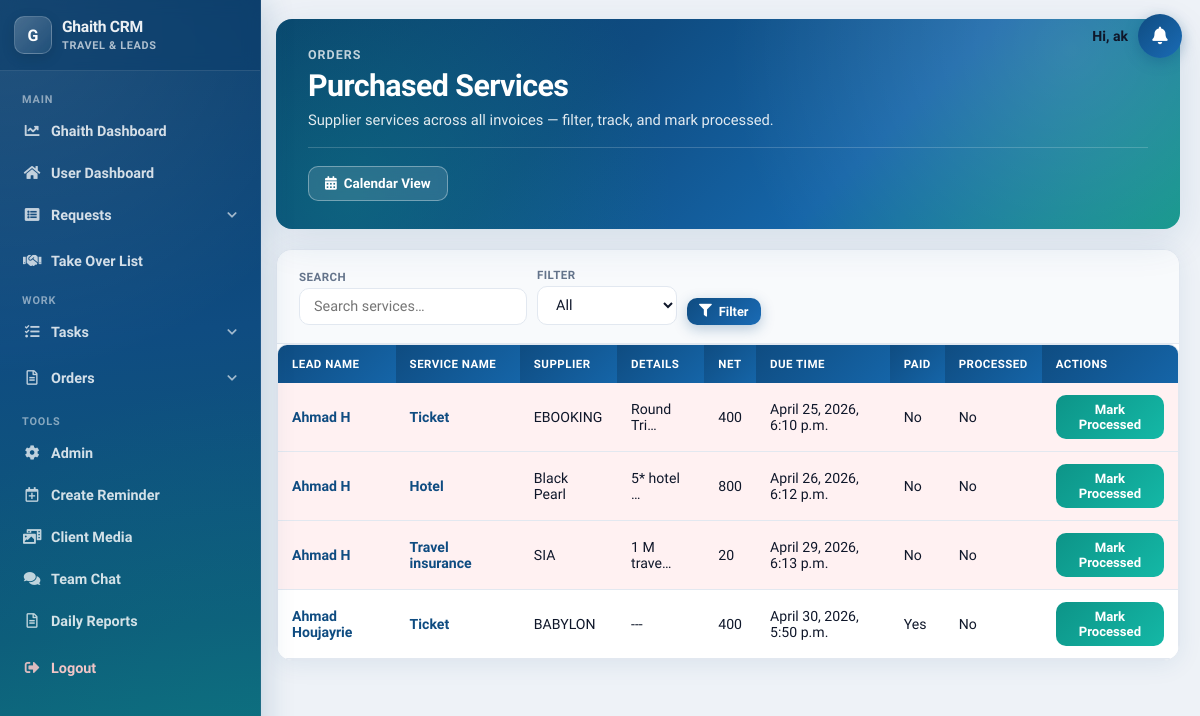
/tasks/services/purchased/ (signed in), run on an earlier commit of the app's database.
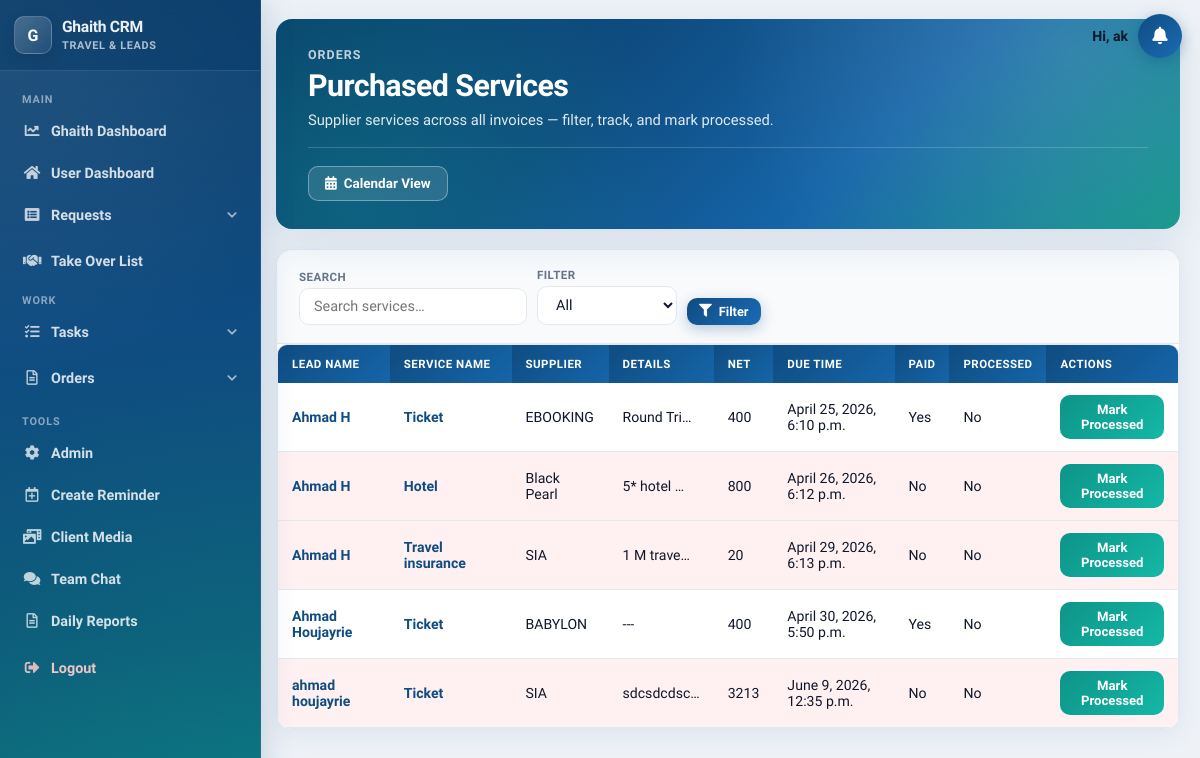
And on a later commit of the database.
### tasks/models.py (models this page shows, shortened)
class Service(models.Model):
    leadtask = models.ForeignKey(LeadTask, on_delete=models.CASCADE)
    service_name = models.CharField(max_length=100, blank=True)
    supplier = models.CharField(max_length=100, blank=True)
    details = models.TextField(blank=True)
    net = models.CharField(max_length=100, blank=True)
    selling = models.CharField(max_length=100, blank=True)
    due_time = models.DateTimeField(null=True, blank=True)
    voucher_id = models.CharField(max_length=300, blank=True)
    is_checked = models.BooleanField(default=False)
    processed = models.BooleanField(default=False)
    send_to_client = models.BooleanField(default=False)
    created_at = models.DateTimeField(auto_now_add=True, null=True)  # Add this line

class LeadTask(models.Model):
    PAYMENT_CH = [
        ('installment', 'Installment'),
        ('full', 'Full'),
    ]
    STATUS_CHOICES = [
        ('onhold', 'On Hold'),
        ('progress', 'In Progress'),
        ('done', 'Done'),
        ('cancelled', 'Cancelled'),
    ]
    lead = models.ForeignKey('display.Lead', on_delete=models.CASCADE)
    assigned_to = models.ForeignKey(User, on_delete=models.CASCADE)
    payment = models.CharField(max_length=100, choices=PAYMENT_CH, blank=True)
    status = models.CharField(max_length=100, choices=STATUS_CHOICES)
    notes = models.TextField(blank=True, null=True)
    travel_date = models.DateTimeField(null=True, blank=True)
    return_date = models.DateTimeField(null=True, blank=True)
    date_of_birth = models.DateField(null=True, blank=True)
    passport_expiry_date = models.DateField(null=True, blank=True)

### display/models.py (models this page shows, shortened)
class Lead(models.Model):
    reason_of_travel = models.TextField(blank=True, null=True)
    why_this_destination = models.TextField(blank=True, null=True)
    travel_dates_flexible = models.BooleanField(blank=True, default=False)
    budget_range_from = models.PositiveIntegerField(blank=True, null=True)
    budget_range_to = models.PositiveIntegerField(blank=True, null=True)
    name = models.CharField(max_length=100)
    email = models.EmailField(blank=True, null=True)
    country_code = models.CharField(max_length=5, default='+961')
    phone = models.CharField(max_length=15)
    CHANNEL_CHOICES = [
        ('', 'Select Channel'),
        ('Facebook', 'Facebook'),
        ('Whatsapp', 'Whatsapp'),
        ('Referral', 'Referral'),
        ('Direct', 'Direct'),
        ('Website', 'Website'),
        ('Instagram', 'Instagram'),
    ]
    channel = models.CharField(max_length=100, choices=CHANNEL_CHOICES, blank=True)
    SERVICE_CHOICES = [
        ('hotel', 'Hotel'),
        ('ticket', 'Ticket'),
        ('visa', 'Visa'),
        ('package', 'Package'),
        ('travel insurance', 'Travel Insurance'),
    ]
    STATUS_CHOICES = [
        ('onhold', 'On Hold'),
        ('processing', 'Processing'),
        ('negotiation', 'Negotiation'),
        ('finalized', 'Finalized'),
        ('followup', 'Follow-Up'),
        ('done', 'Unqualified'),
    ]
    type_of_service = models.CharField(max_length=50, choices=SERVICE_CHOICES, blank=True, default='')
    status = models.CharField(max_length=50, choices=STATUS_CHOICES, blank=True, default='onhold')
    status_changed_at = models.DateTimeField(null=True, blank=True)
    destination = models.CharField(max_length=200, blank=True, choices=get_destination_choices)
    pax = models.CharField(max_length=100, blank=True, default='')
    duration = models.CharField(max_length=200, blank=True, default='')
    travel_date_from = models.DateField(blank=True, null=True)
    travel_date_to = models.DateField(blank=True, null=True)
    selling_price = models.CharField(max_length=200, blank=True)
    net = models.CharField(max_length=200, blank=True, default='')
    profit = models.CharField(max_length=200, blank=True)
    date_notes = models.TextField(blank=True, null=True)
    special_request = models.TextField(blank=True)
    urgent = models.BooleanField(default=False)
    assignment_notes = models.TextField(blank=True)
    supplier = models.CharField(max_length=200, blank=True)
    sold = models.BooleanField(blank=True, default=False)
    lost = models.BooleanField(blank=True, default=False)
    finalization_notes = models.TextField(blank=True, null=True)
    assigned_to = models.ForeignKey(User, on_delete=models.CASCADE, related_name="current")
    assigned_at = models.DateTimeField(null=True, blank=True)
    attachments = models.ManyToManyField(Attachment, blank=True)
    follow_up = models.DateField(blank=True, null=True)
    created_at = models.DateTimeField(auto_now_add=True, editable=False)
    last_modified = models.DateTimeField(auto_now=True, editable=True)
    takeover = models.BooleanField(default=True)
    special_takeover = models.BooleanField(default=False)  # New field
    takeover_added_at = models.DateTimeField(null=True, blank=True)
    period = models.PositiveIntegerField(default=20)
    is_archived = models.BooleanField(default=False)
    offer_prepared = models.BooleanField(default=False)
    offer_details = models.TextField(blank=True, null=True)
    moved_to_negotiation = models.BooleanField(default=False)  # New field

### tasks/views.py (the view)
# urls.py: path('services/purchased/', views.purchased_services, name='purchased_services'),
@login_required(login_url="/login/")
def purchased_services(request):
    if request.user.is_staff:
        services = Service.objects.all().order_by('due_time')  # staff sees all
    else:
        services = Service.objects.filter(leadtask__assigned_to=request.user).order_by('due_time')
    search_query = request.GET.get('search', '')
    filter_status = request.GET.get('filter', '')
    if search_query:
        services = services.filter(
            Q(service_name__icontains=search_query) |
            Q(supplier__icontains=search_query) |
            Q(details__icontains=search_query)
        )
    if filter_status:
        if filter_status == 'paid':
            services = services.filter(is_checked=True)
        elif filter_status == 'unpaid':
            services = services.filter(is_checked=False)
        elif filter_status == 'overdue':
            services = services.filter(due_time__lt=timezone.now(), is_checked=False)
        elif filter_status == 'processed':
            services = services.filter(processed=True)
        elif filter_status == 'unprocessed':
            services = services.filter(processed=False)
    else:
        services = services.filter(processed=False)
    return render(request, 'purchased_services.html', {'services': services, 'now': timezone.now()})

### tasks/templates/purchased_services.html (shortened to what the changed rows need)
<!DOCTYPE html>
<html lang="en">
<head>
</head>
<body>
{% include 'navbar.html' %}
<div class="req-wrap">
    <header class="req-hero">
        <div class="req-hero__content">
            <h1 class="req-hero__title">Purchased Services</h1>
        </div>
    </header>
    <div class="req-card">
        <div class="table-wrapper table-wrapper--responsive table-wrapper--supplier-payments">
            <table id="servicesTable" class="req-table list-table list-table--supplier">
                <thead>
                    <tr>
                        <th>Lead Name</th>
                        <th>Service Name</th>
                        <th>Supplier</th>
                        <th>Details</th>
                        <th>Net</th>
                        <th>Due Time</th>
                        <th>Paid</th>
                        <th>Processed</th>
                        <th>Actions</th>
                    </tr>
                </thead>
                <tbody>
                    {% for service in services %}
                    <tr class="{% if service.processed %}processed{% elif service.due_time and service.due_time < now and not service.is_checked %}overdue{% endif %}">
                        <td data-label="Lead Name">
                            <a class="supplier-link" href="{% url 'edit_lead_tasks' service.leadtask.pk %}" title="{{ service.leadtask.lead.name }}">{{ service.leadtask.lead.name }}</a>
                        </td>
                        <td data-label="Service Name">
                            <a class="supplier-link" href="{% url 'edit_lead_tasks' service.leadtask.pk %}" title="{{ service.service_name }}">
                                {{ service.service_name|truncatechars:20 }}
                            </a>
                        </td>
                        <td data-label="Supplier"><span title="{{ service.supplier }}">{{ service.supplier|truncatechars:20 }}</span></td>
                        <td data-label="Details"><span title="{{ service.details }}">{{ service.details|truncatechars:10 }}</span></td>
                        <td data-label="Net">{{ service.net }}</td>
                        <td data-label="Due Time">{{ service.due_time }}</td>
                        <td data-label="Paid">{{ service.is_checked|yesno:"Yes,No" }}</td>
                        <td data-label="Processed">{{ service.processed|yesno:"Yes,No" }}</td>
                        <td data-label="Actions">
                            {% if not service.processed %}
                            <form method="POST" action="{% url 'mark_service_processed' service.pk %}" class="list-table__inline-form">
                                <button type="submit" class="process-button">Mark Processed</button>
                            </form>
                            {% endif %}
                        </td>
                    </tr>
                    {% empty %}
                    <tr><td colspan="9" class="list-table__empty"><div class="req-empty"><i class="fas fa-concierge-bell"></i>No services found.</div></td></tr>
                    {% endfor %}
                </tbody>
            </table>
        </div>
    </div>
</div>
</body>
</html>

What changed in the data, as far as the page shows it:
changed Service "EBOOKING": is_checked "No" → "Yes"
added Service: leadtask.lead.name "ahmad houjayrie", service_name "Ticket", supplier "SIA", details "sdcsdcdsc…", net "3213", due_time "June 9, 2026, 12:35 p.m.", is_checked "No", processed "No", shows "Mark Processed"
